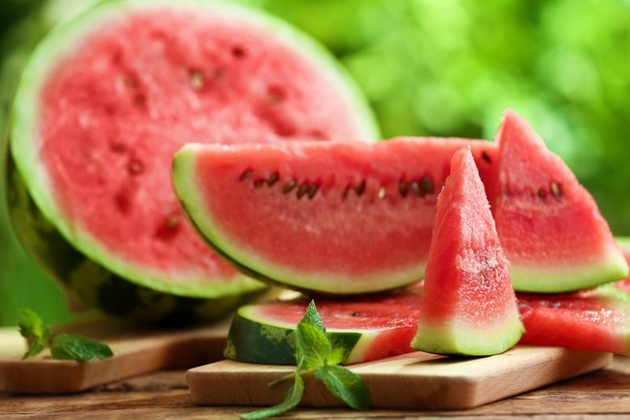
#> input picture Lab/Lab2_Image-Enhancement/images/watermelon.jpg, 630 x 420 px, shrunk from 780 x 520 before the run
$ jupyter execute Lab2_2_Image-Enhancement-with-Statistical-Operation.ipynb
#> lines starting #> are read from the running program, lines starting #| are printed output that depends on the picture
# **Lab2.2 : Image Enhancement with Statistical Operation**

In this lab, you will execute two techniques: Image Histogram Equalization and Histogram Matching. Additionally, you will explore the pixel values of the image through a histogram.

[cell 1]
import cv2
import matplotlib.pyplot as plt
import numpy as np
from mpl_toolkits.axes_grid1 import ImageGrid

## **Histogram Equalization**
Read an image using OpenCV (Use your own image).

[cell 2]
### START CODE HERE ###
# img = cv2.imread('images/test.png')
img = cv2.imread('images/watermelon.jpg')
#> img is the input picture: shape (420, 630, 3); mean B, G, R 70.4, 118.8, 163.9
img = cv2.cvtColor(img, cv2.COLOR_BGR2RGB)
plt.imshow(img)
plt.axis('off')
plt.show()
### END CODE HERE ###

Complete the `plot_histogram()` function below. This function returns the histogram of an image's pixel values, using `cv2.calcHist()`.

[cell 3]
### START CODE HERE ###
def plot_histogram(image):
    # Split the image into channels
    channels = cv2.split(image)

    # Define histogram parameters
    hist_size = [256]  # Number of bins (one for each intensity level)
    ranges = [0, 256]  # Range of pixel intensities (0 to 255)

    # Calculate the histogram for each color channel
    hist = []
    for channel in channels:
        hist.append(cv2.calcHist([channel], [0], None, hist_size, ranges))
#> this loop made 3 passes
#> after the loop, hist = 3 items

    return hist
### END CODE HERE ###

Display the output like the reference image below using subplot, where the first plot is the image and the second plot is the histogram of each channel.

<details>

<summary>
<font size="3" color="orange">
<b>Expected output</b>
</font>
</summary>

- The output should resemble this, but not be identical

</details>

[cell 4]
### START CODE HERE ###

fig, axs = plt.subplots(1, 2, figsize=(15, 4))

axs[0].imshow(img)
axs[0].set_title('Original Image')
axs[0].axis('off')

hist = plot_histogram(img)
#> hist = 3 items
# Plot the histograms
axs[1].set_title("Original RGB Histogram")
axs[1].plot(hist[0], color='r', label='Red')
axs[1].plot(hist[1], color='g', label='Green')
axs[1].plot(hist[2], color='b', label='Blue')
axs[1].set_xlabel("Pixel Intensity")
# axs[1].set_xlim([0, 255])  # Set x-axis range to match the histogram bins
# axs[1].set_xticks(range(0, 256, 50))  # Set x-axis ticks every 50 units
axs[1].set_ylabel("Number of Pixels")
axs[1].grid(True)
axs[1].legend()
plt.show()
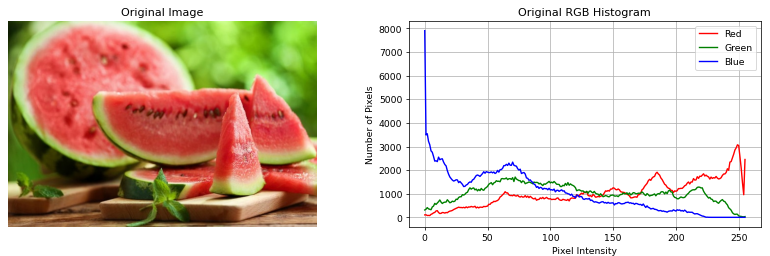
#> figure drawn by matplotlib, 2 panels; panel 2: curve peaks at x = 249, y = 3072; panel 2: curve peaks at x = 72, y = 1707; panel 2: curve peaks at x = 0, y = 7907

### END CODE HERE ###

Now let's equalize the histogram of all channel using `cv2.equalizeHistogram()`<br/>
Display the output like the reference image below using subplot, where the first plot is the image and the second plot is the histogram of each channel that that has been equalized.

<details>

<summary>
<font size="3" color="orange">
<b>Expected output</b>
</font>
</summary>

- The output should resemble this, but not be identical

</details>

[cell 5]
# [18 lines of commented-out code are left out]

[cell 6]
def equalize_image(image):
  """
  Equalizes the histogram of an image for each channel (BGR format).

  Args:
      image: The image to be equalized (BGR format).

  Returns:
      numpy.ndarray: The image with equalized histogram (BGR format).
  """

  # Split the image into channels
  channels = cv2.split(image)

  # Equalize histogram for each channel
  equalized_channels = []
  for channel in channels:
      equalized_channels.append(cv2.equalizeHist(channel))
#> after the loop, equalized_channels = 3 items

  # Merge equalized channels back into BGR image
  image_eq = cv2.merge(equalized_channels)
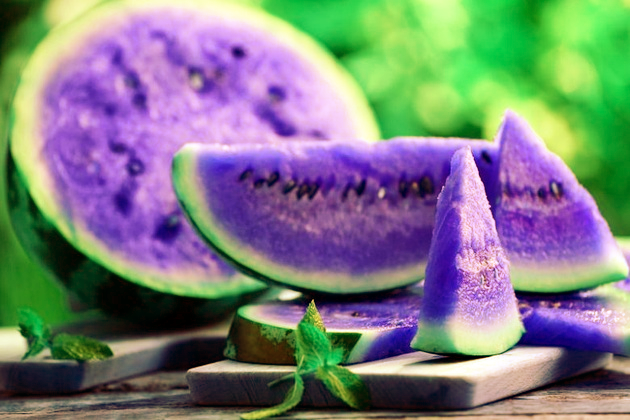
#> image_eq: shape (420, 630, 3); mean of channels 0, 1, 2 128.1, 127.9, 124.5; drawn as B, G, R

  return image_eq

[cell 7]
### START CODE HERE ###
fig, axs = plt.subplots(1, 2, figsize=(15, 4))

equalized_image = equalize_image(img)

axs[0].imshow(equalized_image)
axs[0].set_title('Original Image')
axs[0].axis('off')

hist = plot_histogram(equalized_image)
#> the loop in plot_histogram (call 2), `for channel in channels:` made 3 passes
# Plot the histograms
axs[1].set_title("Original RGB Histogram")
axs[1].plot(hist[0], color='r', label='Red')
axs[1].plot(hist[1], color='g', label='Green')
axs[1].plot(hist[2], color='b', label='Blue')
axs[1].set_xlabel("Pixel Intensity")
# axs[1].set_xlim([0, 255])  # Set x-axis range to match the histogram bins
# axs[1].set_xticks(range(0, 256, 50))  # Set x-axis ticks every 50 units
axs[1].set_ylabel("Number of Pixels")
axs[1].grid(True)
axs[1].legend()
plt.show()
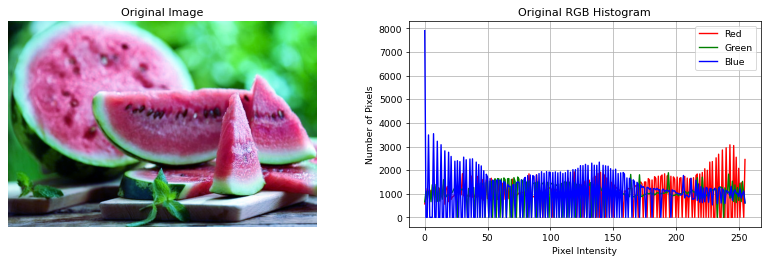
#> figure drawn by matplotlib, 2 panels; panel 2: curve peaks at x = 243, y = 3072; panel 2: curve peaks at x = 194, y = 1889; panel 2: curve peaks at x = 0, y = 7907

### END CODE HERE ###

## **Image Histogram Matching**
Read 2 images using OpenCV. Use your own images. One image will be the input image and the other will be the template image.

[cell 8]
### START CODE HERE ###
# img1 = cv2.imread('images/test.png')
# img2 = cv2.imread('images/test2.png')
img1 = cv2.imread('images/watermelon.jpg')
img2 = cv2.imread('images/lemon.png')
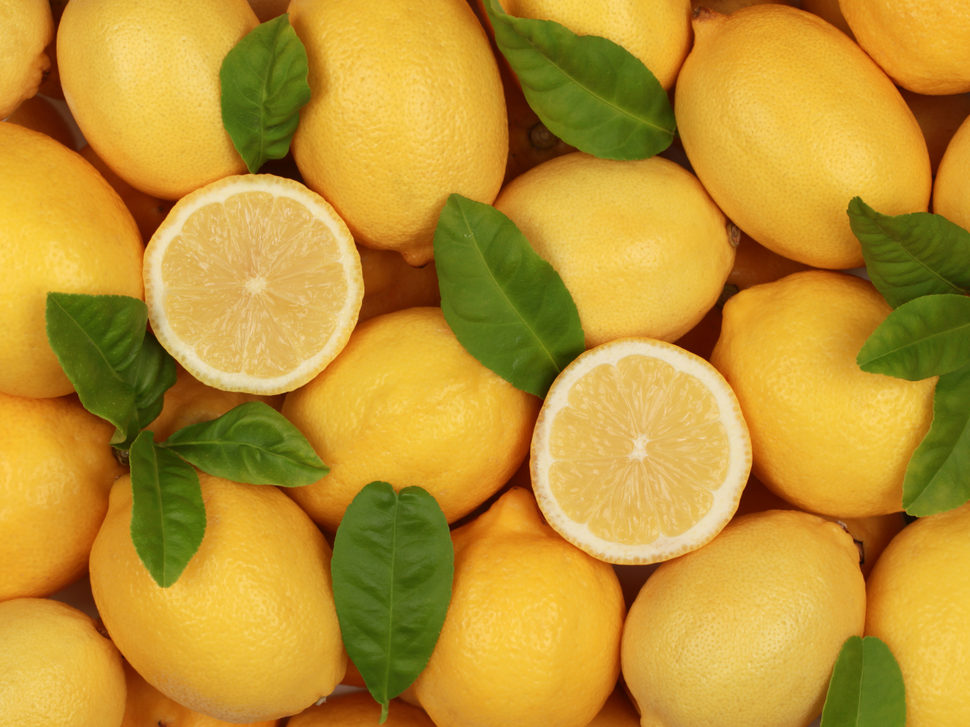
#> input picture Lab/Lab2_Image-Enhancement/images/lemon.png, 970 x 727 px, shrunk from 1200 x 900 before the run
#> img2 is the input picture: shape (727, 970, 3); mean B, G, R 49.4, 149, 189.9

img1 = cv2.cvtColor(img1, cv2.COLOR_BGR2RGB)
img2 = cv2.cvtColor(img2, cv2.COLOR_BGR2RGB)

fig, axs = plt.subplots(1, 2, figsize=(12, 3))

axs[0].imshow(img1)
axs[0].set_title('Watermelon(Image 1)')
axs[0].axis('off')


axs[1].imshow(img2)
axs[1].set_title('Lemon(Image 2)')
axs[1].axis('off')
plt.show()
### END CODE HERE ###

Let's explore 2 images. Use suplot to plot :
- An image
- PDF(Probability Density Function) of each channel
- CDF(Cumulative Distribution Function) of each channel

<details>

<summary>
<font size="3" color="orange">
<b>Expected output</b>
</font>
</summary>

- The output should resemble this, but not be identical

</details>

[cell 9]
def compute_pdf_cdf(hist):
    pdf, cdf = [],[]
    for channel in range(len(hist)):
        pdf.append(hist[channel] / np.sum(hist[channel]))
        cdf.append(np.cumsum(pdf[channel]))
    return pdf, cdf

[cell 10]
def plot_image_pdf_cdf(image, title_name):

    # Compute PDF and CDF
    hist = plot_histogram(image)
    pdf_img, cdf_img = compute_pdf_cdf(hist)

    # Create figure and subplots
    fig, axs = plt.subplots(1, 3, figsize=(13, 4))

    # Plot Image
    axs[0].imshow(image)
    axs[0].set_title(f'{title_name}')
    axs[0].axis('off')

    # Plot PDFs
    axs[1].plot(pdf_img[0], color='r', label='Red')
    axs[1].plot(pdf_img[1], color='g', label='Green')
    axs[1].plot(pdf_img[2], color='b', label='Blue')
    axs[1].set_title('PDF')
    axs[1].set_xlabel("Pixel Intensity")
    axs[1].set_ylabel("Probability Density")
    axs[1].grid(True)
    axs[1].legend()

    # Plot CDFs
    axs[2].plot(cdf_img[0], color='r', label='Red')
    axs[2].plot(cdf_img[1], color='g', label='Green')
    axs[2].plot(cdf_img[2], color='b', label='Blue')
    axs[2].set_title('CDF')
    axs[2].set_xlabel("Pixel Intensity")
    axs[2].set_ylabel("Cumulative Probability")
    axs[2].grid(True)
    axs[2].legend()

    plt.tight_layout(pad=2.0)
    # Display the plot
    plt.show()

[cell 11]
image_paths = [img1, img2]

for i, img in enumerate(image_paths):
    plot_image_pdf_cdf(img, f"Image {i+1}")
#> this loop made 2 passes
#> pass 1, in plot_image_pdf_cdf, `plt.show()`:
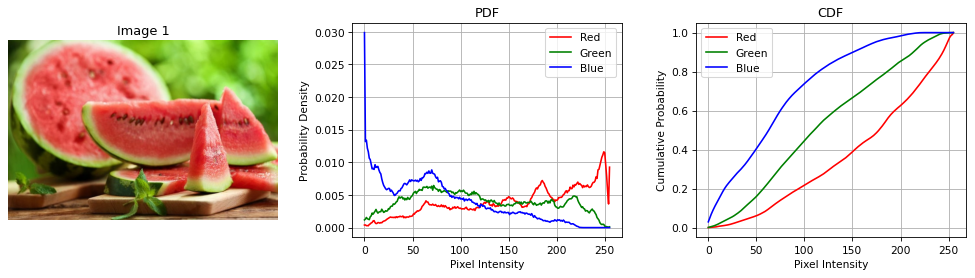
#> figure drawn by matplotlib, 3 panels; panel 2: curve peaks at x = 249, y = 0.0116; panel 2: curve peaks at x = 72, y = 0.00645; panel 2: curve peaks at x = 0, y = 0.0299; panel 3: curve peaks at x = 255, y = 1
#> pass 2, in plot_image_pdf_cdf (call 2), `plt.show()`:
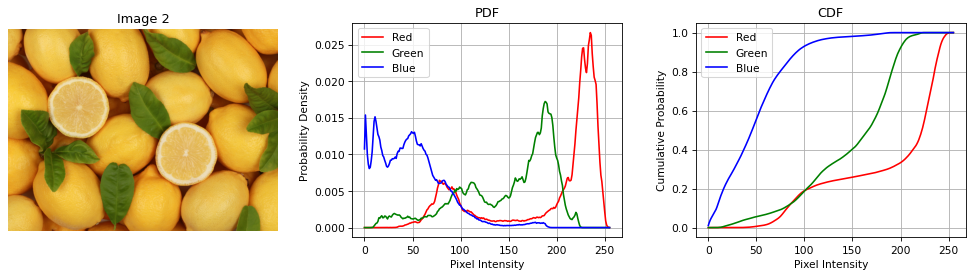
#> figure drawn by matplotlib, 3 panels; panel 2: curve peaks at x = 235, y = 0.0266; panel 2: curve peaks at x = 188, y = 0.0172; panel 2: curve peaks at x = 1, y = 0.0154; panel 3: curve peaks at x = 255, y = 1

Perform Histogram matching in the cell below.
Show the result like the reference image below.

<details>

<summary>
<font size="3" color="orange">
<b>Expected output</b>
</font>
</summary>

- The output should resemble this, but not be identical

</details>

[cell 12]
### START CODE HERE ###
'''
ใช้ libary

from skimage.exposure import match_histograms

matched = match_histograms(img1, img2, channel_axis=-1)

plot_image_pdf_cdf(img1, "Source")
plot_image_pdf_cdf(img2, "Reference")
plot_image_pdf_cdf(matched, "Histogram Matched")
'''

def histogram_match_using_lookup(img1, img2):
    # Calculate histograms
    hist_img1 = plot_histogram(img1)
#> hist_img1 = 3 items
    hist_img2 = plot_histogram(img2)
#> hist_img2 = 3 items

    # Compute PDFs and CDFs
    pdf_img1, cdf_img1 = compute_pdf_cdf(hist_img1)
#> pdf_img1 = 3 items; cdf_img1 = 3 items
    pdf_img2, cdf_img2 = compute_pdf_cdf(hist_img2)
#> pdf_img2 = 3 items; cdf_img2 = 3 items

    channels = cv2.split(img1)

    # Create lookup table
    lookup_table = []
    for channel in range(len(channels)):
        lookup_channel = np.zeros(256, dtype=np.uint8)
        for i in range(256):
            lookup_channel[i] = np.argmax(cdf_img2[channel] >= cdf_img1[channel][i])
        lookup_table.append(lookup_channel)
#> after the loop, lookup_table = 3 items

    # Apply lookup table to image
    matched_img = np.zeros_like(img1)
#> matched_img: shape (420, 630, 3); every value is 0
    for channel in range(len(channels)):
        matched_img[:,:,channel] = lookup_table[channel][img1[:,:,channel]]
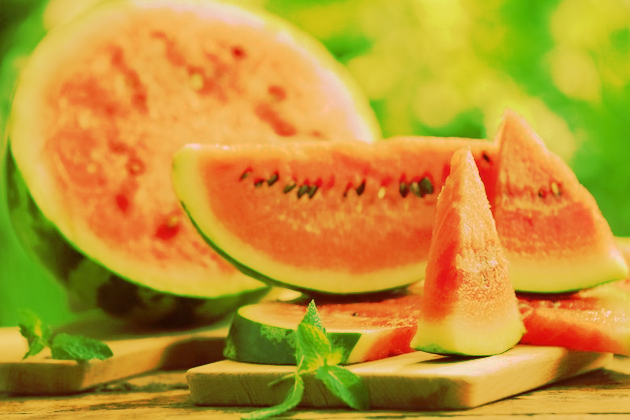
#> matched_img: shape (420, 630, 3); mean R, G, B 190.2, 149.4, 49.7

    return matched_img

matched_img = histogram_match_using_lookup(img1, img2)

plot_image_pdf_cdf(img1, "Source")
plot_image_pdf_cdf(img2, "Reference")
plot_image_pdf_cdf(matched_img, "Histogram Matched")
#> in plot_image_pdf_cdf (call 5), `plt.show()`:
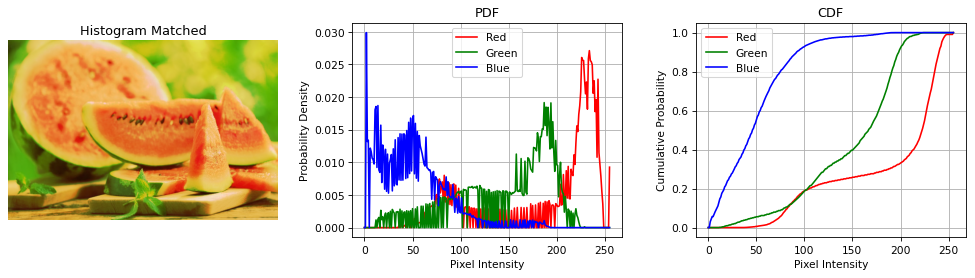
#> figure drawn by matplotlib, 3 panels; panel 2: curve peaks at x = 234, y = 0.0271; panel 2: curve peaks at x = 187, y = 0.0192; panel 2: curve peaks at x = 2, y = 0.0299; panel 3: curve peaks at x = 255, y = 1

### END CODE HERE ###
